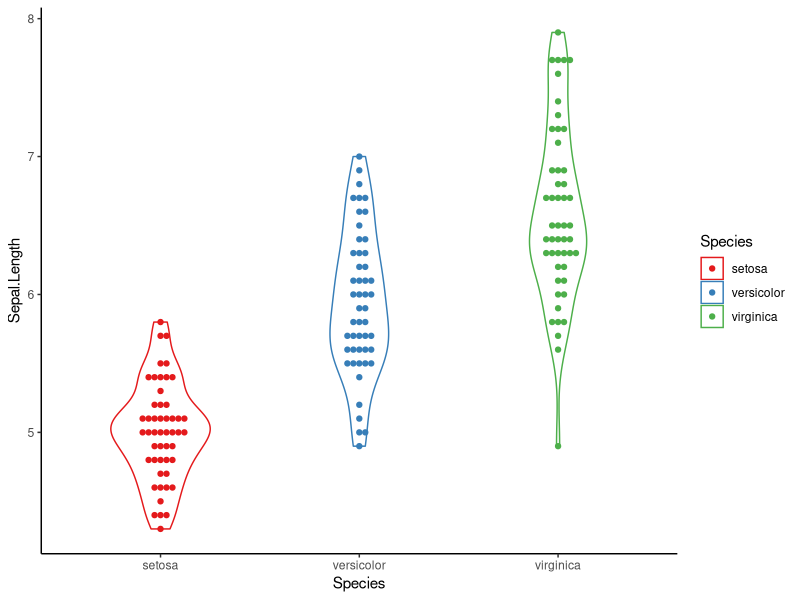

The R script that drew this image:
require(ggbeeswarm)

ggplot(iris, aes(Species, Sepal.Length, colour = Species)) +
  geom_violin(width = 0.5) +
  geom_beeswarm() +
  theme_classic() +
  scale_color_brewer(palette = "Set1")
